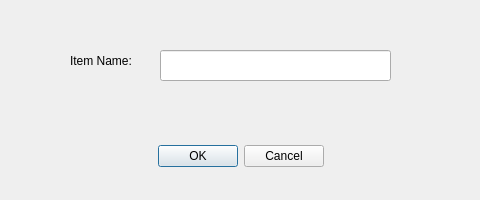
<?xml version="1.0" encoding="UTF-8"?>
<ui version="4.0">
 <class>Dialog</class>
 <widget class="QDialog" name="Dialog">
  <property name="geometry">
   <rect>
    <x>0</x>
    <y>0</y>
    <width>480</width>
    <height>200</height>
   </rect>
  </property>
  <property name="windowTitle">
   <string>Delete Item</string>
  </property>
  <widget class="QDialogButtonBox" name="buttonBox">
   <property name="geometry">
    <rect>
     <x>10</x>
     <y>140</y>
     <width>461</width>
     <height>32</height>
    </rect>
   </property>
   <property name="orientation">
    <enum>Qt::Horizontal</enum>
   </property>
   <property name="standardButtons">
    <set>QDialogButtonBox::Cancel|QDialogButtonBox::Ok</set>
   </property>
   <property name="centerButtons">
    <bool>true</bool>
   </property>
  </widget>
  <widget class="QLabel" name="label">
   <property name="geometry">
    <rect>
     <x>70</x>
     <y>40</y>
     <width>121</width>
     <height>41</height>
    </rect>
   </property>
   <property name="text">
    <string>Item Name:</string>
   </property>
  </widget>
  <widget class="QLineEdit" name="item_name">
   <property name="geometry">
    <rect>
     <x>160</x>
     <y>50</y>
     <width>231</width>
     <height>31</height>
    </rect>
   </property>
  </widget>
 </widget>
 <resources/>
 <connections>
  <connection>
   <sender>buttonBox</sender>
   <signal>accepted()</signal>
   <receiver>Dialog</receiver>
   <slot>accept()</slot>
   <hints>
    <hint type="sourcelabel">
     <x>248</x>
     <y>254</y>
    </hint>
    <hint type="destinationlabel">
     <x>157</x>
     <y>274</y>
    </hint>
   </hints>
  </connection>
  <connection>
   <sender>buttonBox</sender>
   <signal>rejected()</signal>
   <receiver>Dialog</receiver>
   <slot>reject()</slot>
   <hints>
    <hint type="sourcelabel">
     <x>316</x>
     <y>260</y>
    </hint>
    <hint type="destinationlabel">
     <x>286</x>
     <y>274</y>
    </hint>
   </hints>
  </connection>
 </connections>
</ui>
